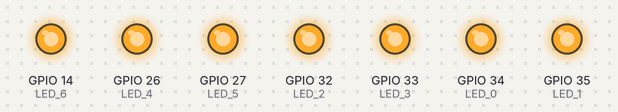
This sketch was run on a simulated ESP32. Parts: output pins drawn as LEDs (lit = HIGH).

Above: at 0.5 s.
At 1.5 s:
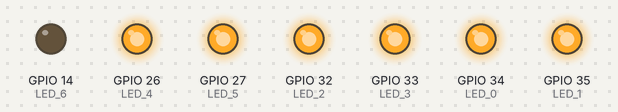
At 2.5 s:
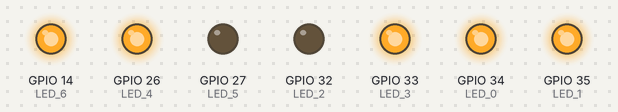
Timing chart, 0 to 3.5 s (numbered marks = the images above):
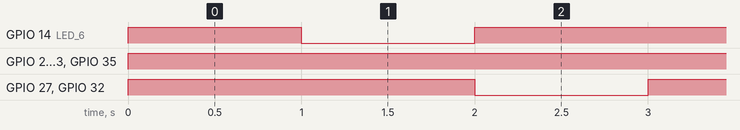

The sketch:

Palacios_exam802.ino
```cpp
const uint8_t LED_0 = 34;
const uint8_t LED_1 = 35;
const uint8_t LED_2 = 32;
const uint8_t LED_3 = 33;
const uint8_t LED_4 = 26;
const uint8_t LED_5 = 27;
const uint8_t LED_6 = 14;

void setup() {
  // put your setup code here, to run once:
pinMode(LED_0, OUTPUT);
pinMode(LED_1, OUTPUT);
pinMode(LED_2, OUTPUT);
pinMode(LED_3, OUTPUT);
pinMode(LED_4, OUTPUT);
pinMode(LED_5, OUTPUT);
pinMode(LED_6, OUTPUT);
}

void loop() {
  // put your main code here, to run repeatedly:
digitalWrite(34,1);
digitalWrite(35,1);
digitalWrite(32,1);
digitalWrite(33,1);
digitalWrite(26,1);
digitalWrite(27,1);
digitalWrite(14,1);

delay(1000);

digitalWrite(34,1);
digitalWrite(35,1);
digitalWrite(32,1);
digitalWrite(33,1);
digitalWrite(26,1);
digitalWrite(27,1);
digitalWrite(14,0);

delay(1000);

digitalWrite(34,1);
digitalWrite(35,1);
digitalWrite(32,0);
digitalWrite(33,1);
digitalWrite(26,1);
digitalWrite(27,0);
digitalWrite(14,1);

delay(1000);

}
```

Measured:
- by itself, GPIO 14 (LED_6): repeats every 3.0 s: LOW 1.0 s, HIGH 2.0 s
- by itself, GPIO 26 (LED_4), GPIO 33 (LED_3), GPIO 35 (LED_1): LOW → HIGH at 0.00 s
- by itself, GPIO 27 (LED_5), GPIO 32 (LED_2): alternates HIGH for 2.0 s and LOW for 1.0 s
